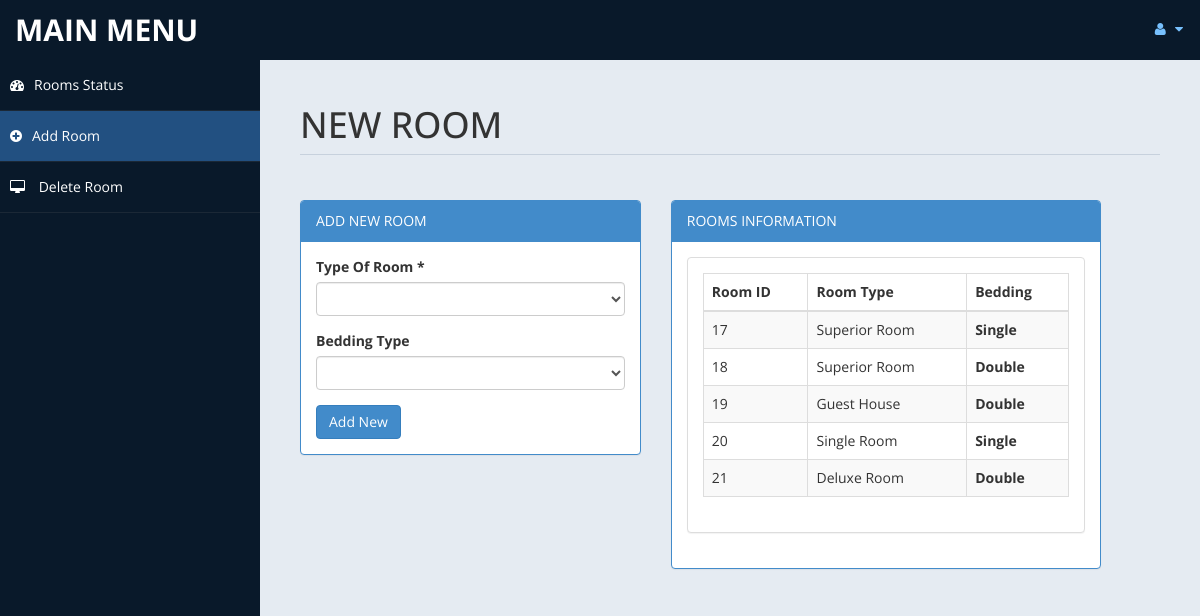
The app's page /admin/room.php (signed in) with its own data.
### tables this page shows
CREATE TABLE `room` (
  `id` int(10) UNSIGNED NOT NULL,
  `type` varchar(15) DEFAULT NULL,
  `bedding` varchar(10) DEFAULT NULL,
  `place` varchar(10) DEFAULT NULL,
  `cusid` int(11) DEFAULT NULL
);

### admin/room.php (the view, shortened to what this page needs)
<!DOCTYPE html>
<html xmlns="http://www.w3.org/1999/xhtml">
<head>
    <link href="assets/css/bootstrap.css" rel="stylesheet" />
    <link href="assets/css/font-awesome.css" rel="stylesheet" />
    <link href="assets/css/custom-styles.css" rel="stylesheet" />
</head>
<body>
    <div id="wrapper">
        <nav class="navbar navbar-default top-navbar" role="navigation">
            <div class="navbar-header">
                <a class="navbar-brand" href="home.php">MAIN MENU </a>
            </div>
            <ul class="nav navbar-top-links navbar-right">
                <li class="dropdown">
                    <a class="dropdown-toggle" data-toggle="dropdown" href="#" aria-expanded="false">
                        <i class="fa fa-user fa-fw"></i> <i class="fa fa-caret-down"></i>
                    </a>
                </li>
            </ul>
        </nav>
        <nav class="navbar-default navbar-side" role="navigation">
            <div class="sidebar-collapse">
                <ul class="nav" id="main-menu">
                    <li>
                        <a  href="settings.php"><i class="fa fa-dashboard"></i>Rooms Status</a>
                    </li>
					<li>
                        <a  class="active-menu" href="room.php"><i class="fa fa-plus-circle"></i>Add Room</a>
                    </li>
                    <li>
                        <a  href="roomdel.php"><i class="fa fa-desktop"></i> Delete Room</a>
                    </li>
            </div>
        </nav>
        <div id="page-wrapper" >
            <div id="page-inner">
			 <div class="row">
                    <div class="col-md-12">
                        <h1 class="page-header">
                           NEW ROOM <small></small>
                        </h1>
                    </div>
                </div>
            <div class="row">
                <div class="col-md-5 col-sm-5">
                    <div class="panel panel-primary">
                        <div class="panel-heading">
                            ADD NEW ROOM
                        </div>
                        <div class="panel-body">
						<form name="form" method="post">
                            <div class="form-group">
                                            <label>Type Of Room *</label>
                                            <select name="troom"  class="form-control" required>
												<option value selected ></option>
                                                <option value="Superior Room">SUPERIOR ROOM</option>
                                            </select>
                              </div>
								<div class="form-group">
                                            <label>Bedding Type</label>
                                            <select name="bed" class="form-control" required>
												<option value selected ></option>
                                                <option value="Single">Single</option>
                                            </select>
                               </div>
							 <input type="submit" name="add" value="Add New" class="btn btn-primary">
							</form>
							<?php
							 include('db.php');
							?>
                        </div>
                    </div>
                </div>
            <div class="row">
                <div class="col-md-6 col-sm-6">
                    <div class="panel panel-primary">
                        <div class="panel-heading">
                            ROOMS INFORMATION
                        </div>
                        <div class="panel-body">
                    <div class="panel panel-default">
                        <?php
						$sql = "select * from room limit 0,20";
						$re = mysqli_query($con,$sql)
						?>
                        <div class="panel-body">
                            <div class="table-responsive">
                                <table class="table table-striped table-bordered table-hover" id="dataTables-example">
                                    <thead>
                                        <tr>
                                            <th>Room ID</th>
                                            <th>Room Type</th>
											<th>Bedding</th>
                                        </tr>
                                    </thead>
                                    <tbody>
									<?php
										while($row= mysqli_fetch_array($re))
										{
												$id = $row['id'];
											if($id % 2 == 0)
											{
												echo "<tr class=odd gradeX>
													<td>".$row['id']."</td>
													<td>".$row['type']."</td>
												   <th>".$row['bedding']."</th>
												</tr>";
											}
											else
											{
												echo"<tr class=even gradeC>
													<td>".$row['id']."</td>
													<td>".$row['type']."</td>
												   <th>".$row['bedding']."</th>
												</tr>";
											}
										}
									?>
                                    </tbody>
                                </table>
                            </div>
                        </div>
                    </div>
                       </div>
                    </div>
                </div>
            </div>
					</div>
            </div>
        </div>
</body>
</html>

### admin/assets/css/custom-styles.css (style rules this page uses)
body { font-family: 'Open Sans', sans-serif; }
#wrapper { width: 100%; background:#09192A; }
#page-wrapper { padding: 15px 15px; min-height: 600px; background:#E5EBF2; }
#page-inner { width:100%; margin:10px 20px 10px 0px; background-color:transparent; padding:10px; min-height:1200px; }
h1, .h1, h2, .h2, h3, .h3 { margin-top: 7px; margin-bottom: -5px; }
.page-header { padding-bottom: 9px; margin: 10px 0 45px; border-bottom: 1px solid #C7D1DD; }
.top-navbar { margin:0px; }
.top-navbar .navbar-brand { color: #fff; width: 260px; text-align: left; height: 60px; font-size: 30px; font-weight: 700; text-transform: uppercase; line-height: 30px; }
.top-navbar .nav > li { position: relative; display: inline-block; }
.top-navbar .nav > li > a { position: relative; display: block; padding: 19px 15px; color: #77C0FD; }
.active-menu { background-color:#225081!important; }
.sidebar-collapse , .sidebar-collapse .nav { background:none; }
.sidebar-collapse .nav { padding:0; }
.sidebar-collapse .nav > li > a { color:#fff; background:transparent; text-shadow:none; }
.sidebar-collapse > .nav > li > a { padding:15px 10px; }
.sidebar-collapse > .nav > li { border-bottom: 1px solid rgba(107, 108, 109, 0.19); }
.navbar-side { border:none; background-color: transparent; }
.top-navbar { background:#09192A; border-bottom:none; }
.top-navbar .nav > li > a > i { margin-right: 2px; }
.navbar-default { border:0px solid black; }
.navbar-header { background: #09192A; }
.nav > li > a > i { margin-right:10px; }
@media (min-width:768px) { #page-wrapper { margin: 0 0 0 260px; padding: 15px 30px; min-height: 1200px; } }
@media (min-width:768px) { .navbar-side { z-index: 1; position: absolute; width: 260px; } }
@media (min-width:768px) { .navbar { border-radius: 0px; } }

### records on screen
room: id "17", type "Superior Room", bedding "Single"
room: id "18", type "Superior Room", bedding "Double"
room: id "19", type "Guest House", bedding "Double"
room: id "20", type "Single Room", bedding "Single"
room: id "21", type "Deluxe Room", bedding "Double"
